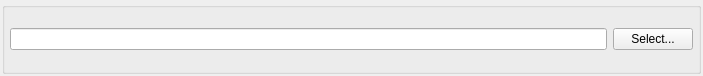
<?xml version="1.0" encoding="UTF-8"?>
<ui version="4.0">
 <class>DirSelector</class>
 <widget class="QWidget" name="DirSelector">
  <property name="geometry">
   <rect>
    <x>0</x>
    <y>0</y>
    <width>703</width>
    <height>76</height>
   </rect>
  </property>
  <property name="windowTitle">
   <string>Form</string>
  </property>
  <layout class="QHBoxLayout" name="horizontalLayout_2">
   <property name="leftMargin">
    <number>2</number>
   </property>
   <property name="topMargin">
    <number>2</number>
   </property>
   <property name="rightMargin">
    <number>2</number>
   </property>
   <property name="bottomMargin">
    <number>2</number>
   </property>
   <item>
    <widget class="QGroupBox" name="groupBox">
     <property name="title">
      <string/>
     </property>
     <layout class="QHBoxLayout" name="horizontalLayout">
      <property name="leftMargin">
       <number>5</number>
      </property>
      <property name="topMargin">
       <number>5</number>
      </property>
      <property name="rightMargin">
       <number>5</number>
      </property>
      <property name="bottomMargin">
       <number>5</number>
      </property>
      <item>
       <widget class="QLineEdit" name="lineEdit">
        <property name="placeholderText">
         <string/>
        </property>
       </widget>
      </item>
      <item>
       <widget class="QPushButton" name="pushButtonSelect">
        <property name="text">
         <string>Select...</string>
        </property>
       </widget>
      </item>
     </layout>
    </widget>
   </item>
  </layout>
 </widget>
 <resources/>
 <connections/>
</ui>
